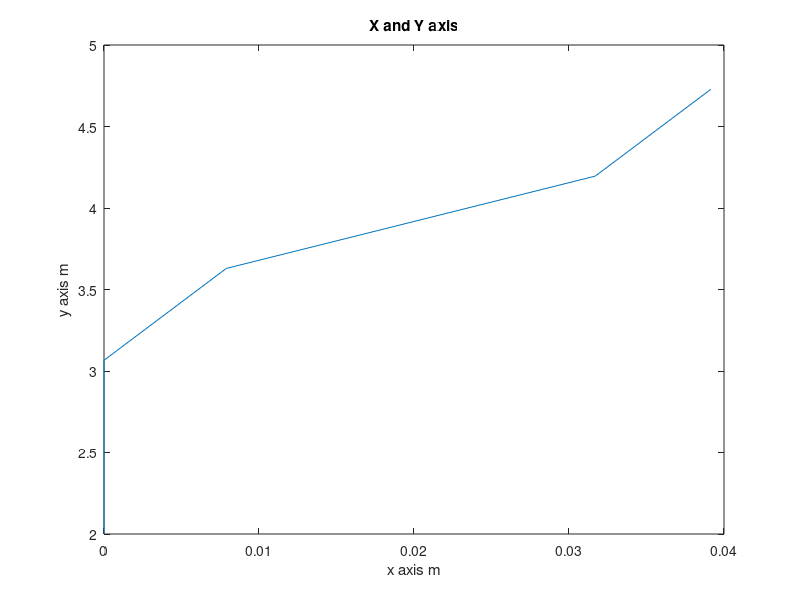

Write the MATLAB code that produced this figure. (Note: this script raises an error after producing the figure.)
% Autonomous System – MANU2480
% Nguyen Tien Thanh -S3818111
% Lecturer Minh Tran
clear
clc
% Robot parameters
wheel_radius=0.035;
wheel_base=0.25;
% Initial condition
x_0=0; 
y_0=2; 
theta_0=pi/2;
% Recorded data of 2 wheels
omega_left=[15;15.5;16.2;16.1;15.4;15.7];
omega_right=[15;15.4;16.0;16.3;15.0;15.3];
v_left=omega_left*wheel_radius;
v_right=omega_right*wheel_radius;
% Time duration
time_step=1;
t = 0:time_step:5;

% Solve for x y and theta by use discrete model
% Substitute the initial condion
x(1,1)=x_0; y(1,1)=y_0; theta(1,1)=theta_0;
k=1;
for i=1:length(t)-1
    theta(k+1,1)=theta(k,1)+((v_right(k,1)-v_left(k,1))/wheel_base)*time_step;
    k=k+1; % Increment k
end

k=1;
for i=1:length(t)-1
    x(k+1,1)=x(k,1)+1/2*(v_right(k,1)+v_left(k,1))*cos(theta(k,1))*time_step;
    k=k+1; % Increment k
end
k=1;
for i=1:length(t)-1
    y(k+1,1)=y(k,1)+1/2*(v_right(k,1)+v_left(k,1))*sin(theta(k,1))*time_step;
    k=k+1; % Increment k
end

% Point A at 0s and B at 5s
xa=x(1);
ya=y(1);
disp("Point A is("+xa+","+ya+")")
xb=x(length(t));
yb=y(length(t));
disp("Point B is("+xb+","+yb+")")
% Convert coordinate from number to string
str_a=['A(',num2str(x(1)),',',num2str(y(1)),')'];
str_b=['B(',num2str(x(length(t))),',',num2str(y(length(t))),')'];

% Graph illustration
figure
% Plot figure
plot(x,y)
% Add title and labels
title("X and Y axis");
xlabel('x axis m');
ylabel('y axis m');
text(xa,ya,str_a,HorizontalAlignment="left",VerticalAlignment="bottom");
text(xb,yb,str_b,HorizontalAlignment="right",VerticalAlignment="top");
